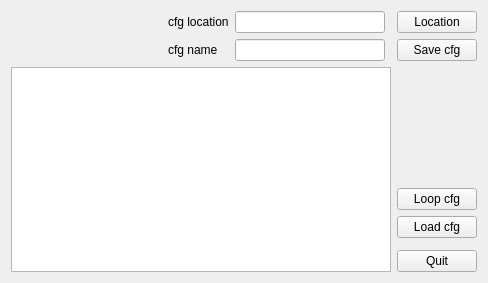
<?xml version="1.0" encoding="UTF-8"?>
<ui version="4.0">
 <class>cfgmanager</class>
 <widget class="QMainWindow" name="cfgmanager">
  <property name="windowModality">
   <enum>Qt::ApplicationModal</enum>
  </property>
  <property name="geometry">
   <rect>
    <x>0</x>
    <y>0</y>
    <width>488</width>
    <height>283</height>
   </rect>
  </property>
  <property name="windowTitle">
   <string>cfgmanager</string>
  </property>
  <widget class="QWidget" name="main_widget">
   <layout class="QGridLayout" name="gridLayout">
    <item row="1" column="1">
     <widget class="QLabel" name="cfg_name_label">
      <property name="text">
       <string>cfg name</string>
      </property>
     </widget>
    </item>
    <item row="1" column="2">
     <widget class="QLineEdit" name="cfg_name"/>
    </item>
    <item row="2" column="0" rowspan="6" colspan="4">
     <widget class="QTextEdit" name="text_area"/>
    </item>
    <item row="1" column="4">
     <widget class="QPushButton" name="save_button">
      <property name="text">
       <string>Save cfg</string>
      </property>
     </widget>
    </item>
    <item row="4" column="4">
     <widget class="QPushButton" name="loop_button">
      <property name="text">
       <string>Loop cfg</string>
      </property>
     </widget>
    </item>
    <item row="5" column="4">
     <widget class="QPushButton" name="load_button">
      <property name="text">
       <string>Load cfg</string>
      </property>
     </widget>
    </item>
    <item row="3" column="4">
     <spacer name="verticalSpacer">
      <property name="orientation">
       <enum>Qt::Vertical</enum>
      </property>
      <property name="sizeHint" stdset="0">
       <size>
        <width>20</width>
        <height>40</height>
       </size>
      </property>
     </spacer>
    </item>
    <item row="7" column="4">
     <widget class="QPushButton" name="quit_button">
      <property name="text">
       <string>Quit</string>
      </property>
     </widget>
    </item>
    <item row="1" column="0">
     <spacer name="horizontalSpacer">
      <property name="orientation">
       <enum>Qt::Horizontal</enum>
      </property>
      <property name="sizeHint" stdset="0">
       <size>
        <width>40</width>
        <height>20</height>
       </size>
      </property>
     </spacer>
    </item>
    <item row="0" column="2">
     <widget class="QLineEdit" name="location_name"/>
    </item>
    <item row="0" column="4">
     <widget class="QPushButton" name="location_button">
      <property name="text">
       <string>Location</string>
      </property>
     </widget>
    </item>
    <item row="0" column="1">
     <widget class="QLabel" name="cfg_location_label">
      <property name="text">
       <string>cfg location</string>
      </property>
     </widget>
    </item>
   </layout>
  </widget>
  <action name="actionQuit">
   <property name="text">
    <string>Quit</string>
   </property>
  </action>
 </widget>
 <layoutdefault spacing="6" margin="11"/>
 <resources/>
 <connections/>
</ui>
